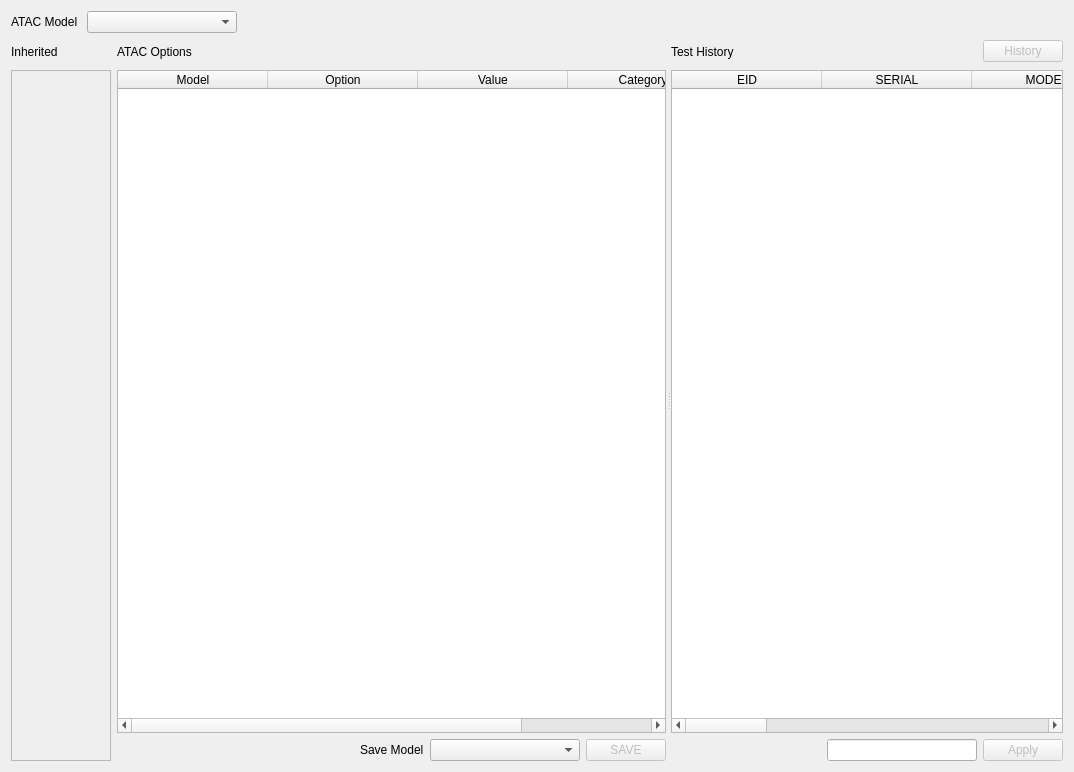
<?xml version="1.0" encoding="UTF-8"?>
<ui version="4.0">
 <class>Dialog</class>
 <widget class="QDialog" name="Dialog">
  <property name="geometry">
   <rect>
    <x>0</x>
    <y>0</y>
    <width>1074</width>
    <height>772</height>
   </rect>
  </property>
  <property name="windowTitle">
   <string>ATAC Option</string>
  </property>
  <layout class="QVBoxLayout" name="verticalLayout_4">
   <item>
    <layout class="QHBoxLayout" name="horizontalLayout">
     <item>
      <widget class="QLabel" name="label">
       <property name="minimumSize">
        <size>
         <width>70</width>
         <height>0</height>
        </size>
       </property>
       <property name="maximumSize">
        <size>
         <width>40</width>
         <height>16777215</height>
        </size>
       </property>
       <property name="text">
        <string>ATAC Model</string>
       </property>
      </widget>
     </item>
     <item>
      <widget class="QComboBox" name="cbx_model">
       <property name="minimumSize">
        <size>
         <width>150</width>
         <height>0</height>
        </size>
       </property>
       <property name="maximumSize">
        <size>
         <width>150</width>
         <height>16777215</height>
        </size>
       </property>
      </widget>
     </item>
     <item>
      <spacer name="horizontalSpacer">
       <property name="orientation">
        <enum>Qt::Horizontal</enum>
       </property>
       <property name="sizeHint" stdset="0">
        <size>
         <width>40</width>
         <height>20</height>
        </size>
       </property>
      </spacer>
     </item>
    </layout>
   </item>
   <item>
    <layout class="QHBoxLayout" name="horizontalLayout_3">
     <item>
      <layout class="QVBoxLayout" name="verticalLayout">
       <property name="sizeConstraint">
        <enum>QLayout::SetNoConstraint</enum>
       </property>
       <item>
        <widget class="QLabel" name="label_2">
         <property name="minimumSize">
          <size>
           <width>0</width>
           <height>25</height>
          </size>
         </property>
         <property name="maximumSize">
          <size>
           <width>100</width>
           <height>16777215</height>
          </size>
         </property>
         <property name="text">
          <string>Inherited</string>
         </property>
        </widget>
       </item>
       <item>
        <widget class="QTextEdit" name="text_edit_inherited">
         <property name="enabled">
          <bool>false</bool>
         </property>
         <property name="maximumSize">
          <size>
           <width>100</width>
           <height>16777215</height>
          </size>
         </property>
         <property name="styleSheet">
          <string notr="true"/>
         </property>
        </widget>
       </item>
      </layout>
     </item>
     <item>
      <widget class="QSplitter" name="splitter">
       <property name="frameShape">
        <enum>QFrame::NoFrame</enum>
       </property>
       <property name="frameShadow">
        <enum>QFrame::Plain</enum>
       </property>
       <property name="lineWidth">
        <number>2</number>
       </property>
       <property name="orientation">
        <enum>Qt::Horizontal</enum>
       </property>
       <property name="handleWidth">
        <number>5</number>
       </property>
       <widget class="QWidget" name="layoutWidget">
        <layout class="QVBoxLayout" name="verticalLayout_2">
         <property name="sizeConstraint">
          <enum>QLayout::SetMaximumSize</enum>
         </property>
         <item>
          <widget class="QLabel" name="label_3">
           <property name="minimumSize">
            <size>
             <width>0</width>
             <height>25</height>
            </size>
           </property>
           <property name="text">
            <string>ATAC Options</string>
           </property>
          </widget>
         </item>
         <item>
          <widget class="QTableWidget" name="table_option">
           <property name="minimumSize">
            <size>
             <width>0</width>
             <height>0</height>
            </size>
           </property>
           <property name="maximumSize">
            <size>
             <width>16777215</width>
             <height>16777215</height>
            </size>
           </property>
           <property name="columnCount">
            <number>4</number>
           </property>
           <attribute name="horizontalHeaderDefaultSectionSize">
            <number>150</number>
           </attribute>
           <attribute name="horizontalHeaderShowSortIndicator" stdset="0">
            <bool>true</bool>
           </attribute>
           <attribute name="verticalHeaderDefaultSectionSize">
            <number>30</number>
           </attribute>
           <column>
            <property name="text">
             <string>Model</string>
            </property>
           </column>
           <column>
            <property name="text">
             <string>Option</string>
            </property>
           </column>
           <column>
            <property name="text">
             <string>Value</string>
            </property>
           </column>
           <column>
            <property name="text">
             <string>Category</string>
            </property>
           </column>
          </widget>
         </item>
         <item>
          <layout class="QHBoxLayout" name="horizontalLayout_4">
           <item>
            <spacer name="horizontalSpacer_3">
             <property name="orientation">
              <enum>Qt::Horizontal</enum>
             </property>
             <property name="sizeHint" stdset="0">
              <size>
               <width>40</width>
               <height>20</height>
              </size>
             </property>
            </spacer>
           </item>
           <item>
            <spacer name="horizontalSpacer_5">
             <property name="orientation">
              <enum>Qt::Horizontal</enum>
             </property>
             <property name="sizeHint" stdset="0">
              <size>
               <width>40</width>
               <height>20</height>
              </size>
             </property>
            </spacer>
           </item>
           <item>
            <widget class="QLabel" name="label_5">
             <property name="text">
              <string>Save Model</string>
             </property>
            </widget>
           </item>
           <item>
            <widget class="QComboBox" name="cbx_save_model">
             <property name="minimumSize">
              <size>
               <width>150</width>
               <height>0</height>
              </size>
             </property>
            </widget>
           </item>
           <item>
            <widget class="QPushButton" name="btn_save">
             <property name="enabled">
              <bool>false</bool>
             </property>
             <property name="text">
              <string>SAVE</string>
             </property>
            </widget>
           </item>
          </layout>
         </item>
        </layout>
       </widget>
       <widget class="QWidget" name="layoutWidget">
        <layout class="QVBoxLayout" name="verticalLayout_3">
         <item>
          <layout class="QHBoxLayout" name="horizontalLayout_2">
           <item>
            <widget class="QLabel" name="label_4">
             <property name="minimumSize">
              <size>
               <width>0</width>
               <height>25</height>
              </size>
             </property>
             <property name="text">
              <string>Test History</string>
             </property>
            </widget>
           </item>
           <item>
            <spacer name="horizontalSpacer_2">
             <property name="orientation">
              <enum>Qt::Horizontal</enum>
             </property>
             <property name="sizeHint" stdset="0">
              <size>
               <width>40</width>
               <height>20</height>
              </size>
             </property>
            </spacer>
           </item>
           <item>
            <widget class="QPushButton" name="btn_history">
             <property name="enabled">
              <bool>false</bool>
             </property>
             <property name="text">
              <string>History</string>
             </property>
            </widget>
           </item>
          </layout>
         </item>
         <item>
          <widget class="QTableWidget" name="table_history">
           <property name="columnCount">
            <number>9</number>
           </property>
           <attribute name="horizontalHeaderDefaultSectionSize">
            <number>150</number>
           </attribute>
           <attribute name="horizontalHeaderShowSortIndicator" stdset="0">
            <bool>true</bool>
           </attribute>
           <attribute name="verticalHeaderDefaultSectionSize">
            <number>30</number>
           </attribute>
           <column>
            <property name="text">
             <string>EID</string>
            </property>
           </column>
           <column>
            <property name="text">
             <string>SERIAL</string>
            </property>
           </column>
           <column>
            <property name="text">
             <string>MODEL</string>
            </property>
           </column>
           <column>
            <property name="text">
             <string>TESTER</string>
            </property>
           </column>
           <column>
            <property name="text">
             <string>CHECK OUT</string>
            </property>
           </column>
           <column>
            <property name="text">
             <string>LAST CHECK OUT</string>
            </property>
           </column>
           <column>
            <property name="text">
             <string>INITIAL TIME</string>
            </property>
           </column>
           <column>
            <property name="text">
             <string>SPEC VERSION</string>
            </property>
           </column>
           <column>
            <property name="text">
             <string>VENDOR ID</string>
            </property>
           </column>
          </widget>
         </item>
         <item>
          <layout class="QHBoxLayout" name="horizontalLayout_5">
           <item>
            <spacer name="horizontalSpacer_4">
             <property name="orientation">
              <enum>Qt::Horizontal</enum>
             </property>
             <property name="sizeHint" stdset="0">
              <size>
               <width>40</width>
               <height>20</height>
              </size>
             </property>
            </spacer>
           </item>
           <item>
            <widget class="QLineEdit" name="edit_eid">
             <property name="minimumSize">
              <size>
               <width>150</width>
               <height>20</height>
              </size>
             </property>
             <property name="maximumSize">
              <size>
               <width>150</width>
               <height>16777215</height>
              </size>
             </property>
            </widget>
           </item>
           <item>
            <widget class="QPushButton" name="btn_apply">
             <property name="enabled">
              <bool>false</bool>
             </property>
             <property name="text">
              <string>Apply</string>
             </property>
            </widget>
           </item>
          </layout>
         </item>
        </layout>
       </widget>
      </widget>
     </item>
    </layout>
   </item>
  </layout>
 </widget>
 <resources/>
 <connections/>
</ui>
